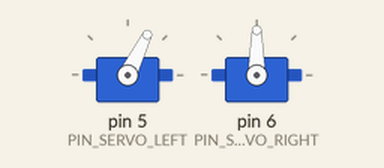
Simulated run of this sketch. Board: Arduino Uno, built with avr-gcc and run on an emulated ATmega328P. On the bench: 2 × servo. What the sketch prints to the serial monitor is not drawn.

Above: at 0.05 s.
At 1.65 s:
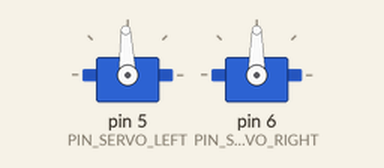
At 2.65 s:
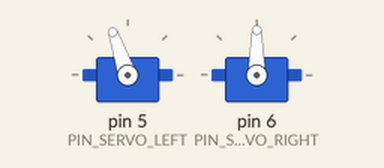
At 5.25 s:
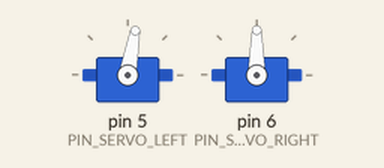
Timing chart, 0 to 8.1 s (numbered marks = the images above):
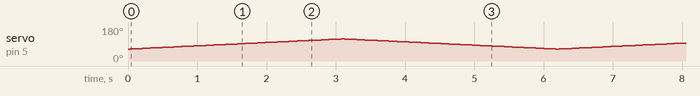

The sketch:

Servo_Left_Calibration.ino
```cpp
// Arduino-Supplied Servo Library
// URL:
#include <Servo.h>

// ***************************************
// Arduino Pin Declarations
// ***************************************
#define PIN_SERVO_LEFT                  5
#define PIN_SERVO_RIGHT                 6
//Analog Battery Read = A0

// ***************************************
// Constant Declarations
// ***************************************
// Set Servo Max/Min Pulse Widths
#define SERVO_MIN_PULSE_WIDTH        1000
#define SERVO_MAX_PULSE_WIDTH        2000
// ***************************************
// Variables
// ***************************************
// Servo objects
Servo servoLeft;
Servo servoRight;


// ***************************************
// Arduino Sketch Setup
// ***************************************
void setup(){
  // Begin Bluetooth Serial Communication
  Serial.begin(115200);
  // Attach Servo Objects To Arduino Pins and Set Servo Min/Max Pulse Speed
  servoLeft.attach(PIN_SERVO_LEFT, SERVO_MIN_PULSE_WIDTH, SERVO_MAX_PULSE_WIDTH);
  servoRight.attach(PIN_SERVO_RIGHT, SERVO_MIN_PULSE_WIDTH, SERVO_MAX_PULSE_WIDTH);
  servoLeft.write(90);
  servoRight.write(90);
}

// ***************************************
// Arduino Sketch Main Loop
// ***************************************
void loop(){
  for(int i = 1350;i < 1650; i++){
    servoLeft.writeMicroseconds(i);
    Serial.print("Left Servo: ");
    Serial.println(servoLeft.read());
    delay(10);
  }
  for(int i = 1650;i > 1350; i--){
    servoLeft.writeMicroseconds(i);
    Serial.print("Left Servo: ");
    Serial.println(servoLeft.read());
    delay(10);
  }
}
```
